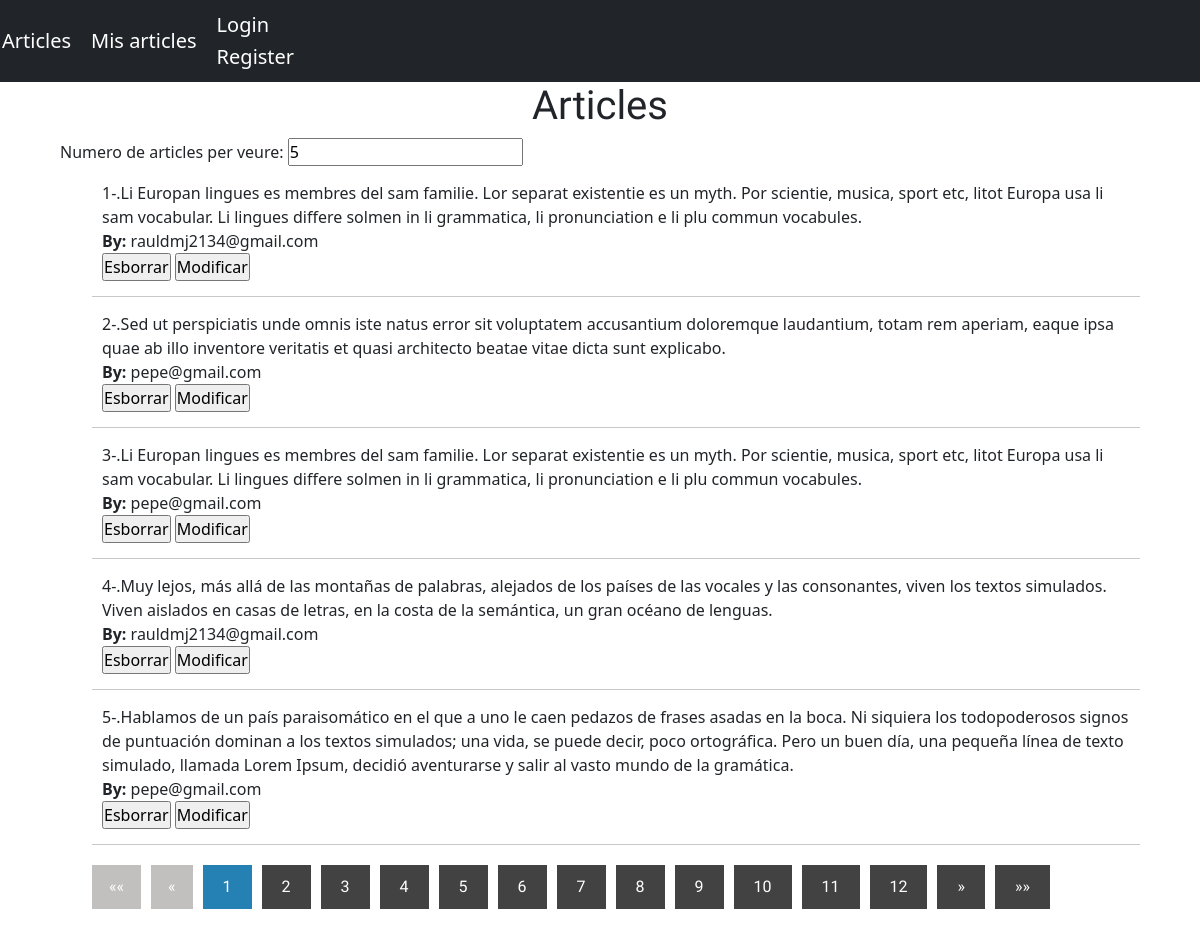
Screenshot of /controlador/DUBD.php with the database file from the repository.
### tables this page shows
CREATE TABLE `articles` (
  `id` int(11) NOT NULL,
  `article` text NOT NULL,
  `autor` varchar(50) NOT NULL
);

### controlador/DUBD.php (called while the page is built, shortened)
<?php
include_once "controlador.php";
    require '../model/index.php';
?>

### controlador/controlador.php (called while the page is built, shortened)
<?php
function conDB(){
    $con= new PDO('mysql:host=localhost;dbname=pt05_raul_de_mingo', 'root', '');
    return $con;
}
function numPagina(){
    $con = conDB();
    $stt= $con->prepare('SELECT * FROM articles');
    $stt->execute();
    $articles = $stt->fetchAll();
    $totalArticles= count($articles);
    $numArtPag=5;
    return ceil($totalArticles/$numArtPag);
}
?>

### model/index.php (the view, shortened to what this page needs)
<?php
include_once "../controlador/controlador.php";
function mostrar(){
    if(!isset($_GET["article"])){
        $numArtPag=5;
        $numId=0;
    }else{
        $numArtPag=intval($_GET["article"]);
        $numId=(intval($_GET["page"])-1)*intval($numArtPag);
    }
    $articles=[];
    try{
        $con = conDB();
        $stt= $con->prepare('SELECT * FROM articles WHERE id>?');
        $stt->execute([$numId]);
        $articles = $stt->fetchAll();
    }catch(PDOException $e){
        echo $e;
    }
    $lista="";
    $i=0;
    if(isset($_SESSION["email"]))$email=$_SESSION["email"];
    else $email="";
    foreach($articles as $article){
        if($i<$numArtPag) {
            if(strcmp($email,$article["autor"]))
            $lista .="<form action='../controlador/DUBD.php' method='post'><li>".$article["id"]."-.".$article["article"]." <br><strong>By:</strong> ".$article["autor"]."
            <br><input type='submit' class='button' name='esborrar' value='Esborrar' />  <input type='submit' class='button' name='modificar' value='Modificar' /><input type='hidden' name='id' value=".$article["id"].">
            </li></form>" ;
            else $lista .="<li>".$article["id"]."-.".$article["article"]." <br><strong>By:</strong> ".$article["autor"]."</li>" ;;
        }else break;
        $i++;
    }
    echo $lista;
}
function mostrarNumPag(){
    if(!isset($_GET["page"])){
        $numPagActual=1;
        $numArticles=5;
    }else{
        $numPagActual=intval($_GET["page"]);
        $numArticles=intval($_GET["article"]);
    }
    $text="";
    if($numPagActual==1){
        $text.='<li class="disabled">&laquo;&laquo;</li>';
        $text.='<li class="disabled">&laquo;</li>';
    }elseif($numPagActual!=1){
        $text.='<li class="enabled"><a href="../model/index.php?page=1&article='.$_GET["article"].'">&laquo;&laquo;</a></li>';
        $text.='<li class="enabled"><a href="../model/index.php?page='.($numPagActual-1).'&article='.$numArticles.'">&laquo;</a></li>';
    }
    for($i=1;$i<numPagina()+1;$i++){
        if($numPagActual==$i){
            $text.='<li class="active"><a href="../model/index.php?page='.$i.'&article='.$numArticles.'">'.$i.'</a></li>';
        }else $text.='<li><a href="../model/index.php?page='.$i.'&article='.$numArticles.'">'.$i.'</a></li>';
    }
    if($numPagActual==numPagina()){
        $text.='<li class="disabled">&raquo;</li>';
        $text.='<li class="disabled">&raquo;&raquo;</li>';
    }else {
        $text.='<li class="enabled"><a href="../model/index.php?page='.($numPagActual+1).'&article='.$numArticles.'">&raquo;</a></li>';
        $text.='<li class="enabled"><a href="../model/index.php?page='.numPagina().'&article='.$numArticles.'">&raquo;&raquo;</a></li>';
    }
    echo $text;
}
require '../vista/index.vista.php';
?>

### estils.css (style rules this page uses)
* { margin: 0; padding: 0; -webkit-box-sizing: border-box; -moz-box-sizing: border-box; box-sizing: border-box; }
body { background: #e9e9e9; color: #2e2e2e; font-family: 'Open Sans Condensed', sans-serif; }
.contenidor .articles ul li { padding:15px 10px; border-bottom: 1px solid #c8c8c8; }
.paginacio ul li { display: inline-block; margin-right: 10px; }
.paginacio ul .active a { background: #2580b4; }
.paginacio ul .disabled { background: #c2bfbf; display: inline-block; font-family: 'Open Sans Condensed', sans-serif; padding: 10px 17px; cursor:not-allowed; color:#fff; text-decoration: none; }
.paginacio ul li a { display: inline-block; font-family: 'Open Sans Condensed', sans-serif; padding: 10px 20px; background: #424242; color:#fff; text-decoration: none; }

### rows the page displays
articles: id "1", article "Li Europan lingues es membres del sam familie. Lor separat existentie es un myth. Por scientie, musica, sport etc, litot Europa usa li sam vocabular. Li lingues differe solmen in li grammatica, li pronunciation e li plu commun vocabules.", autor "rauldmj2134@gmail.com"
articles: id "2", article "Sed ut perspiciatis unde omnis iste natus error sit voluptatem accusantium doloremque laudantium, totam rem aperiam, eaque ipsa quae ab illo inventore veritatis et quasi architecto beatae vitae dicta sunt explicabo.", autor "pepe@gmail.com"
articles: id "3", article "Li Europan lingues es membres del sam familie. Lor separat existentie es un myth. Por scientie, musica, sport etc, litot Europa usa li sam vocabular. Li lingues differe solmen in li grammatica, li pronunciation e li plu commun vocabules.", autor "pepe@gmail.com"
articles: id "4", article "Muy lejos, más allá de las montañas de palabras, alejados de los países de las vocales y las consonantes, viven los textos simulados. Viven aislados en casas de letras, en la costa de la semántica, un gran océano de lenguas.", autor "rauldmj2134@gmail.com"
articles: id "5", article "Hablamos de un país paraisomático en el que a uno le caen pedazos de frases asadas en la boca. Ni siquiera los todopoderosos signos de puntuación dominan a los textos simulados; una vida, se puede decir, poco ortográfica. Pero un buen día, una pequeña línea de texto simulado, llamada Lorem Ipsum, decidió aventurarse y salir al vasto mundo de la gramática.", autor "pepe@gmail.com"
